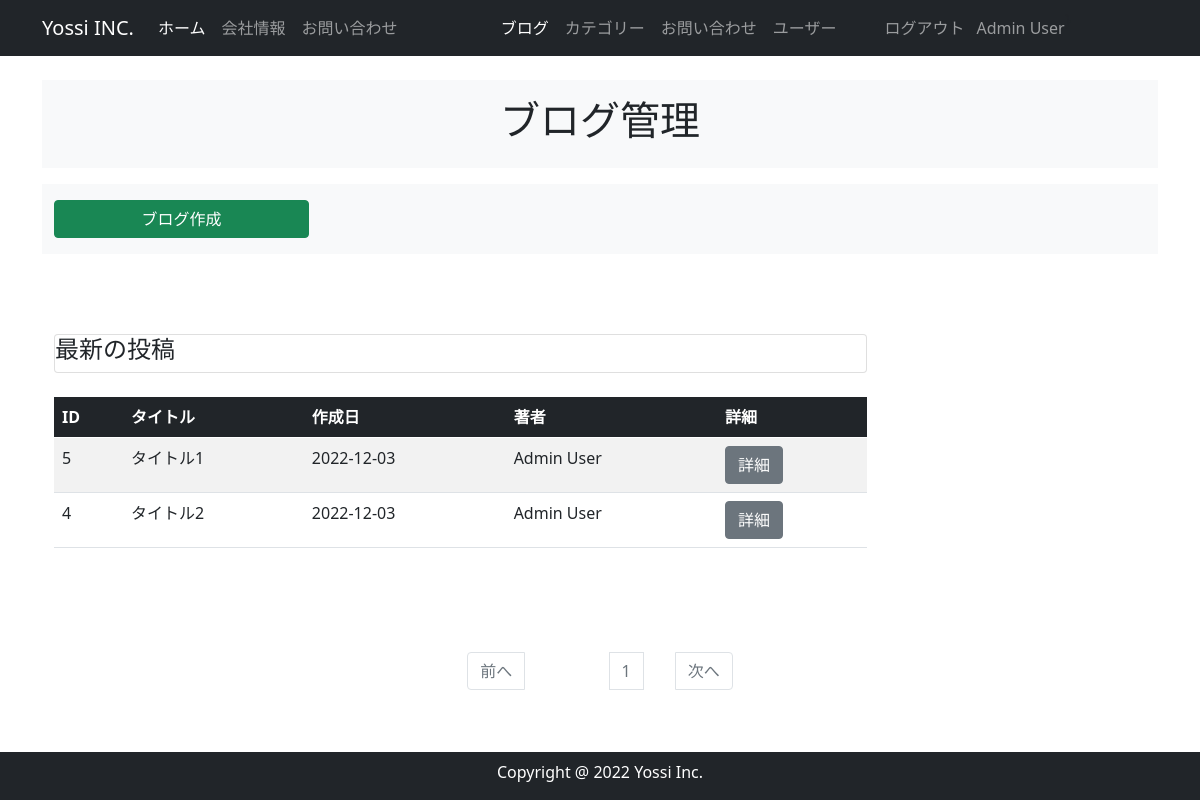
/blog_maintenance (signed in), run on the app's committed database.
### company_blog/models.py (models this page shows, shortened)
class User(db.Model, UserMixin):
    __tablename__ = 'users'
    id = db.Column(db.Integer, primary_key= True)
    email = db.Column(db.String(64), unique=True, index=True)
    username = db.Column(db.String(64), unique=True, index=True)
    Password_hash = db.Column(db.String(128))
    administrator = db.Column(db.String(1))
    post = db.relationship('BlogPost', backref='author', lazy='dynamic')
    @property
    def Password(self):
       raise AttributeError('password is not a readable attribute')

class BlogPost(db.Model):
    __tablename__ = 'blog_post'
    id = db.Column(db.Integer, primary_key=True)
    user_id = db.Column(db.Integer, db.ForeignKey('users.id'))
    category_id = db.Column(db.Integer, db.ForeignKey('blog_category.id'))
    date = db.Column(db.DateTime, default=datetime.now(timezone('Asia/Tokyo')))
    title = db.Column(db.String(140))
    text = db.Column(db.Text)
    summary = db.Column(db.String(140))
    featured_image = db.Column(db.String(140))

### company_blog/main/views.py (the view)
@main.route('/blog_maintenance')
@login_required
def blog_maintenance():
    page = request.args.get('page',1,type=int)
    blog_posts = BlogPost.query.order_by(BlogPost.id.desc()).paginate(page=page, per_page=10)
    return render_template('blog_maintenance.html', blog_posts=blog_posts)

### company_blog/__init__.py (called while the page is built)
@event.listens_for(Engine, "connect")
def set_sqlite_pragma(dbapi_connection, connection_record):
    cursor = dbapi_connection.cursor()
    cursor.execute("PRAGMA foreign_keys=ON")
    cursor.close()

### company_blog/models.py (called while the page is built)
@login_manager.user_loader
def load_user(user_id):
    return User.query.get(user_id)

### company_blog/templates/blog_maintenance.html (shortened to what this page needs)
{% extends "base.html" %}
{% block content %}
    <header id="page-header">
      <div class="container my-3 py-3 bg-light">
        <div class="row">
            <div class="col-md-6 m-auto text-center">
                <h1>ブログ管理</h1>
            </div>
        </div>
    </div>
    </header>
    <section id="menu">
        <div class="container my-3 py-3 bg-light">
            <div class="row">
                <div class="col-md-3">
                <a href="{{　url_for('main.create_post')　}}" class="btn btn-success w-100">
                    ブログ作成
                </a>
            </div>
        </div>
    </div>
　　</section>
　　<section id="list">
    <div class="container my-3">
        <div class="row">
            <div class="col-md-9">
                <div class="card header">
                   <h4>最新の投稿</h4>
                 </div>
                 <div class="table-responsive">
                    <table class="table table-striped text-nowrap">
                        <thead class="table-dark">
                            <tr>
                            <th>ID </th>
                            <th>タイトル</th>
                            <th>作成日</th>
                            <th>著者</th>
                            <th>詳細</th>
                            </tr>
                        </thead>
                        <tbody>
                            {%　for post in blog_posts.items %}
                        　　<tr>
                            　<td>{{ post.id }}</td>
                            　<td>{{ post.title | truncate(20) }}</td>
                            　<td>{{ post.date.strftime('%Y-%m-%d') }}</td>
                            　<td>{{ post.author.username | truncate(10) }}</td>
                            　<td><a href="{{　url_for('main.blog_post',blog_post_id=post.id)　}}" class="btn btn-secondary">
                                詳細
                            </a></td>
                            </tr>
                            {% endfor %}
                        </tbody>
                    </table>
                </div>
                </div>
            </div>
        </div>
    </div>
<nav class="my-2" aria-label="Page navigation">
    <ul class="pagination justify-content-center">
      <li {%　if blog_posts.has_prev %}class="page-item"{% else %}                                                                                                                                          class="page-item disabled"{% endif %}><a class="page-link" href="{%　if blog_posts.has_prev %} {{ url_for('main.blog_maintenance', page=blog_posts.prev_num) }} {% else %}#{% endif %}">前へ</a></li>
      {% for page_num in blog_posts.iter_pages(left_edge=1, right_edge=1, left_current=1, right_current=2) %}
         {% if page_num %}
         　　{% if blog_posts.page == page_num %}
                <li class="page-item disabled"><a class="page-link" href="#">{{ page_num }}</a></li>
         　　{% else %}
                <li class="page-item"><a class="page-link" href="{{ url_for('main.blog_maintenance', page=page_num) }}">         {{ page_num }}</a></li>
         　　{% endif %}
         {% else %}
         <li class="page-item disabled"><a class="page-link" href="#">&hellip;</a></li>
       　{% endif %}
      {% endfor %}
      <li {%　if blog_posts.has_next %}class="page-item"{% else %}                                                                                                                                       class="page-item disabled" {% endif %}><a class="page-link" href="{%　if blog_posts.has_next %} {{ url_for('main.blog_maintenance', page=blog_posts.next_num) }} {% else %}#{% endif %}">次へ</a></li>
    </ul>
  </nav>
{% endblock %}

### company_blog/templates/base.html (shortened to what this page needs)
<!DOCTYPE html>
<html lang="en">
<head>
<link href="https://cdn.jsdelivr.net/npm/bootstrap@5.0.2/dist/css/bootstrap.min.css" rel="stylesheet">
    <nav class="navbar navbar-expand-lg navbar-dark bg-dark fixed-top ">
        <div class="container">
          <a class="navbar-brand" href="{{url_for('main.index') }}">Yossi INC.</a>
          <div class="collapse navbar-collapse" id="navbarSupportedContent">
            <ul class="navbar-nav me-auto mb-0 mb-lg-o">
              <li class="nav-item">
                <a class="nav-link active" aria-current="page" href="{{url_for('main.index') }}">ホーム</a>
              </li>
              <li class="nav-item">
                <a class="nav-link" href="{{url_for('main.info')}}">会社情報</a>
              </li>
              <li class="nav-item">
                <a class="nav-link" href="{{url_for('main.inquiry')}}">お問い合わせ</a>
              </li>
            </ul>
            <ul class="navbar-nav me-auto">
              <li class="nav-item">
                  <a class="nav-link active" aria-current="page" href="{{url_for('main.blog_maintenance')}}">ブログ</a>
                </li>
                <li class="nav-item">
                  <a class="nav-link" href="{{url_for('main.category_maintenance')}}">カテゴリー</a>
                </li>
                <li class="nav-item">
                  <a class="nav-link" href="{{url_for('main.inquiry_maintenance')}}">お問い合わせ</a>
                </li>
                <li class="nav-item">
                  <a class="nav-link" href="{{url_for('users.user_maintenance')}}">ユーザー</a>
                </li>
                {%　if current_user.is_authenticated %}
                <li class="nav-item">
                  <a class="nav-link" href="{{url_for('users.logout') }}">ログアウト</a>
                </li>
                <span class="navbar-text ms-1">
                 {{ current_user.username | truncate(10) }}
              </span>
              {%　endif %}}
            </ul>
          </div>
        </div>
      </nav>
      {%　from "_formhelpers.html" import render_field %}
      <div class="container" style="padding-top: 4rem;  padding-bottom: 4rem;">
        {% block content %}
        {% endblock %}
    <footer id="footer" class="footer text-center pt-2 bg-dark fixed-bottom">
      <div class="container">
         <div class="row">
          <div class="col text-white">
            <p>Copyright @ 2022 Yossi Inc.</p>
          </div>
         </div>
      </div>
      </footer>
    </body>
    </html>

### data on the page
User: username "Admin User"
BlogPost: id "5", title "タイトル1", date "2022-12-03", author.username "Admin User"
BlogPost: id "4", title "タイトル2", date "2022-12-03", author.username "Admin User"

### other printed values
{{ page_num }} "1"
